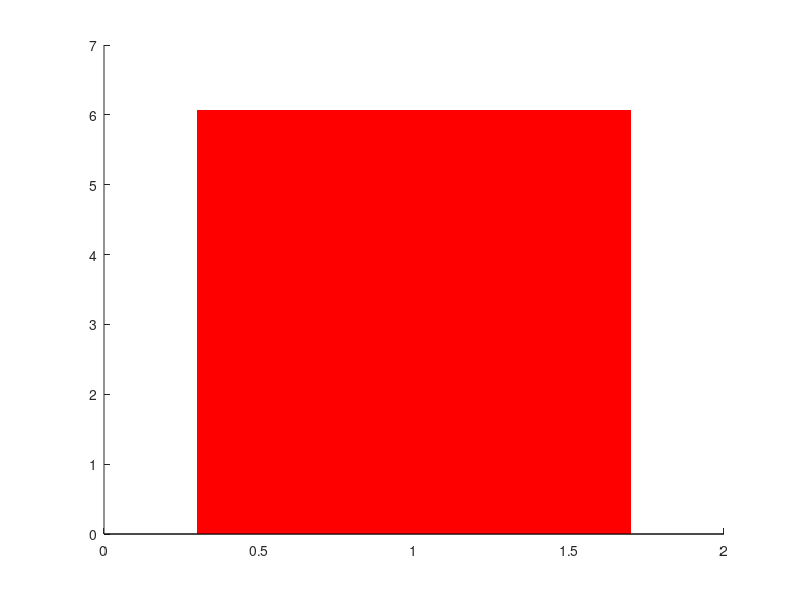

MATLAB code for this plot: (Note: this script raises an error after producing the figure.)
%%%%%%%%%%%%%%%%%%%%%%%%%%%%%%%%%%%%%%%%%%%%%%%%%%%%%%%%%%%%%%%%%%%%%%%%%%%%%
% Figure S55 % Jiwon Park % 2023/09/21
% Figure S5A: Group comparison of preventive behaviors 
%%%%%%%%%%%%%%%%%%%%%%%%%%%%%%%%%%%%%%%%%%%%%%%%%%%%%%%%%%%%%%%%%%%%%%%%%%%%%

clear; clc;
load gitHub_Sample2.mat

% smoking status 
subjS=find(Sample2_smoking_StatusS==1);
subjPS=find(Sample2_smoking_StatusPS==1);
subjNS=find(Sample2_smoking_StatusNS==1);


%% covid-related factors: voluntary motives
data=Sample2_covid_PreventiveBehaviors;

data_avg=[mean(data(subjS)) mean(data(subjPS)) mean(data(subjNS))]
sem_avg=[std(data(subjS))/sqrt(length(subjS)) std(data(subjPS))/sqrt(length(subjPS)) std(data(subjNS))/sqrt(length(subjNS))]

c={'r','b','k'};
figure('color','w'); hold on;
count=0;
for idx=1:3
    count=count+1;
    bar(idx, data_avg(count),'facecolor',c{count},'edgecolor','none','barwidth',0.7);
    errorbar(idx, data_avg(count), sem_avg(count),'linewidth',2, 'color','k');
end
xticks(1:3); xticklabels({'S','PS','NS'});

ylabel('Preventive behavior');
ylim([5 6.5])

set(gca,'linewidth',5,'fontsize',35);

% 2 sample t-test
grp=nan(1,length(subjID_Sample2));
grp(subjS)=1; grp(subjPS)=2; grp(subjNS)=3;
[p,tbl,stats] = anova1(data, grp)


%%
clc
[h p ci stat]=ttest2(data(subjS), data(subjPS))
%%
[h p ci stat]=ttest2(data(subjS), data(subjNS))
%%
[h p ci stat]=ttest2(data(subjPS), data(subjNS))